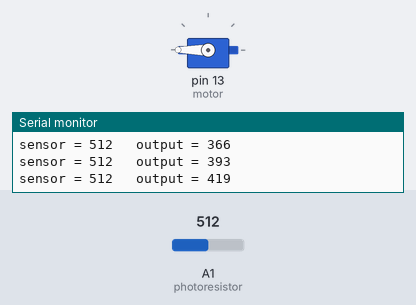
A sketch run on a simulated Arduino Uno, built with avr-gcc and run on an emulated ATmega328P. Parts: servo, the last lines printed to the serial monitor. The inputs (shaded band) are chosen by the test bench; at power-on: A1 (photoresistor) = 512.

Above: at 1.2 s.
1.3 s: A1 (photoresistor) set to 0
At 3.17 s:
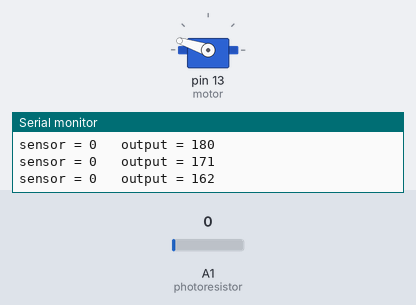
4.3 s: A1 (photoresistor) set to 306
At 4.48 s:
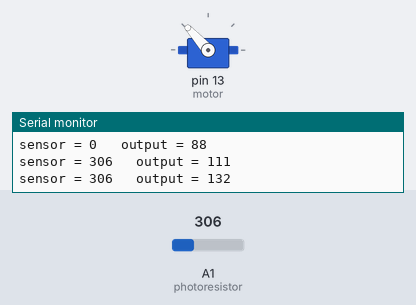
6.2 s: A1 (photoresistor) set to 511
At 6.84 s:
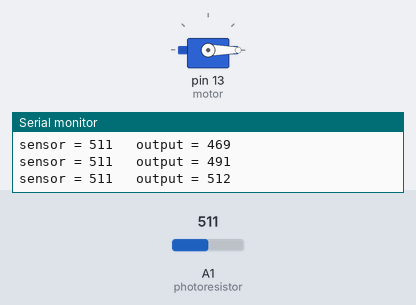
9.2 s: A1 (photoresistor) set to 981
12.2 s: A1 (photoresistor) set to 1010
Timing chart, 0 to 16.2 s (numbered marks = the images above; inputs shaded):
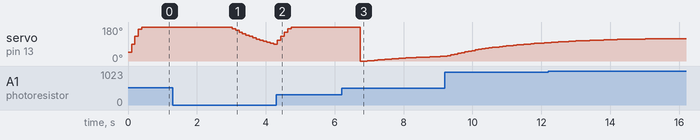

The sketch:

servo_photoresistor.ino
```cpp
/* INTERACTIVE ARCHITECTURE WORSHOP */
/* NSPACE
/* SERVOS INTRODUCTION */
/* ALEX LEIVA */

#include <Servo.h>

//Declare Servo Motor

Servo servomotor;
// Resistor on Analog pin A1
const int photoresistor = 1;
//Motor on Digital pin 13
const int motor = 13;

int photoresistorValue = 0;

int outputValue = 0;

float nice = 0.05;
float myValue;

void setup() {

Serial.begin(9600);

servomotor.attach(motor);

}

void loop() {

photoresistorValue = analogRead(photoresistor);

myValue = float(map(photoresistorValue, 0, 100, 0, 180));

outputValue += int(myValue - outputValue) *nice;

Serial.print("sensor = ");

Serial.print(photoresistorValue);

Serial.print("\t output = ");

Serial.println(outputValue);

servomotor.write(outputValue);

delay (100);

}
```
